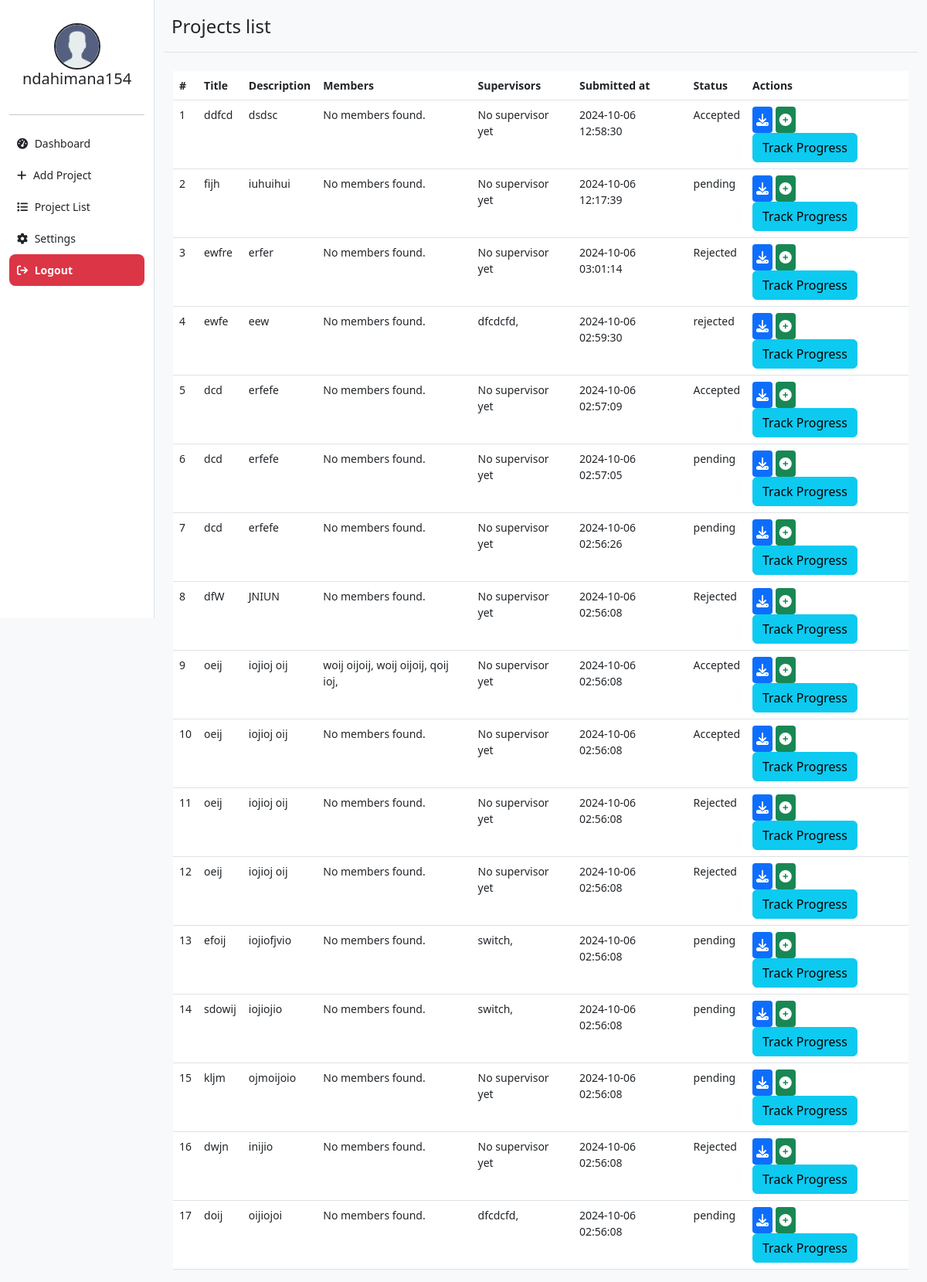
Screenshot of /student/view_projects.php (signed in) with the database file from the repository.
### tables this page shows
CREATE TABLE `studentsprojects` (
  `id` int(11) NOT NULL,
  `title` varchar(255) NOT NULL,
  `description` text NOT NULL,
  `file_name` text NOT NULL,
  `student_id` int(11) NOT NULL,
  `status` varchar(255) NOT NULL DEFAULT 'pending',
  `created_at` varchar(255) NOT NULL DEFAULT current_timestamp()
);

CREATE TABLE `supervisor_project_assignment` (
  `id` int(11) NOT NULL,
  `supervisor_id` int(11) NOT NULL,
  `project_id` int(11) NOT NULL,
  `assigned_date` timestamp NOT NULL DEFAULT current_timestamp()
);

CREATE TABLE `users` (
  `id` int(11) NOT NULL,
  `names` varchar(255) NOT NULL,
  `email` varchar(255) NOT NULL,
  `password` varchar(255) NOT NULL,
  `role` varchar(255) NOT NULL
);

CREATE TABLE `project_members` (
  `id` int(11) NOT NULL,
  `project_id` int(11) NOT NULL,
  `student_id` int(11) NOT NULL,
  `role` varchar(50) NOT NULL
);

CREATE TABLE `students` (
  `id` int(11) NOT NULL,
  `firstname` varchar(255) NOT NULL,
  `lastname` varchar(255) NOT NULL,
  `email` varchar(255) NOT NULL,
  `phone` varchar(255) NOT NULL,
  `password` varchar(255) NOT NULL,
  `regno` varchar(255) DEFAULT NULL,
  `class` varchar(255) DEFAULT NULL,
  `profilepicture` varchar(255) DEFAULT NULL
);

### student/view_projects.php (the view, shortened to what this page needs)
<?php
include "../php/connect.php";
?>
<!DOCTYPE html>
<html lang="en">
<head>
    <link rel="stylesheet" href="https://cdn.jsdelivr.net/npm/bootstrap@5.3.0/dist/css/bootstrap.min.css">
    <link rel="stylesheet" href="https://cdnjs.cloudflare.com/ajax/libs/font-awesome/6.6.0/css/all.min.css" />
    <link rel="stylesheet" type="text/css" href="../assets/css/styles.css">
</head>
<body>
    <div class="container-fluid">
        <div class="row">
            <?php include "../components/studentsSidebar.php" ?>
            <div class="col-md-10">
                <div class="dashboard-header">
                    <h1 class="">Projects list</h1>
                </div>
                <div class="container mt-4">
                    <table class="table">
                        <thead>
                            <tr>
                                <th>
                                    #
                                </th>
                                <th>
                                    Title
                                </th>
                                <th>
                                    Description
                                </th>
                                <th>
                                    Members
                                </th>
                                <th>
                                    Supervisors
                                </th>
                                <th>
                                    Submitted at
                                </th>
                                <th>
                                    Status
                                </th>
                                <th>
                                    Actions
                                </th>
                            </tr>
                        </thead>
                        <tbody>
                            <?php
                            $result = mysqli_query($conn, "SELECT * from studentsprojects WHERE student_id ='$userId' ORDER BY created_at DESC");
                            if (mysqli_num_rows($result) > 0) {
                                $count = 1;
                                while ($row = mysqli_fetch_assoc($result)) {
                                    echo "<tr>";
                                    echo "<td>" . $count++ . "</td>";
                                    echo "<td>" . $row['title'] . "</td>";
                                    echo "<td>" . $row['description'] . "</td>";
                            ?>
                                    <td>
                                        <?php
                                        $membersResult = mysqli_query($conn, "SELECT * FROM project_members,students WHERE project_id ='" . $row['id'] . "' AND project_members.student_id = students.id");
                                        if (mysqli_num_rows($membersResult) > 0) {
                                            while ($membersCount = mysqli_fetch_assoc($membersResult)) {
                                                echo $membersCount["firstname"] . " " . $membersCount["lastname"] . ", ";
                                            }
                                        } else {
                                            echo "No members found.";
                                        }
                                        ?>
                                    </td>
                                    <td>
                                        <?php
                                        $supervisorsResult = mysqli_query($conn, "SELECT * FROM supervisor_project_assignment WHERE project_id ='" . $row['id'] . "'");
                                        if (mysqli_num_rows($supervisorsResult) > 0) {
                                            while ($supervisorCount = mysqli_fetch_assoc($supervisorsResult)) {
                                                $supervisorId = $supervisorCount['supervisor_id'];
                                                $supervisorResult = mysqli_query($conn, "SELECT * FROM users WHERE id = '$supervisorId'");
                                                $supervisorRow = mysqli_fetch_assoc($supervisorResult);
                                                echo $supervisorRow['names'] . ", ";
                                            }
                                        } else {
                                            echo "No supervisor yet";
                                        }
                                        ?>
                                    </td>
                                    <?php
                                    echo "<td>" . $row['created_at'] . "</td>";
                                    echo "<td>" . $row['status'] . "</td>";
                                    ?>
                                    <td>
                                        <a href='../assets/projects/" . urlencode($row["file_name"]) . "' class='action_button btn btn-primary' download>
                                            <i class='fa fa-download'></i>
                                        </a>
                                        <a href=" add_project_member.php?project_id=<?php echo $row['id']; ?>"
                                            title="Add project member"
                                            class="action_button btn btn-success">
                                            <i class="fa fa-plus-circle"></i>
                                        </a>
                                        <a href="track_progress.php?project_id=<?php echo $row['id']; ?>" class="btn btn-info">Track Progress</a>
                                    </td>
                            <?php
                                    echo "</tr>";
                                }
                            }
                            ?>
                        </tbody>
                    </table>
                </div>
            </div>
        </div>
    </div>
</body>
</html>

### components/studentsSidebar.php (shortened to what this page needs)
<?php
$userId = $_SESSION['user_id'];
?>
<div class="col-md-2 sidebar">
    <div class="profile-section">
        <img src="../assets/images/user.png" alt="Profile Image" class="profile-img">
        <div>
            <h5>
                <?php
                $email = $_SESSION['user']['email'];
                $email_parts = explode('@', $email);
                $username = $email_parts[0];
                echo $username;
                ?>
            </h5>
        </div>
    </div>
    <hr>
    <a href="dashboard.php">
        <i class="fa fa-tachometer-alt" style="margin-right: 5px;"></i>
        Dashboard
    </a>
    <a href="add_project.php">
        <i class="fa fa-plus" style="margin-right: 5px;"></i>
        Add Project
    </a>
    <a href="view_projects.php">
        <i class="fa fa-list" style="margin-right: 5px;"></i>
        Project List
    </a>
    <a href="settings.php">
        <i class="fa fa-cog" style="margin-right: 5px;"></i>
        Settings
    </a>
    <a href="../php/logout.php" class="logout bg-danger" style="border-radius: 8px; padding: 10px; color: white; text-decoration: none;">
        <i class="fa fa-sign-out" style="margin-right: 5px;"></i>
        Logout
    </a>
</div>

### assets/css/styles.css (style rules this page uses)
body { background-color: #f8f9fa; font-size: 14px; }
a { text-decoration: none; }
.sidebar { background-color: #ffffff; height: 100vh; padding-top: 20px; border-right: 1px solid #dee2e6; }
.sidebar a { color: #212529; text-decoration: none; padding: 10px; display: block; }
.profile-section { display: flex; flex-direction: column; align-items: center; padding: 10px; }
.profile-img { width: 60px; height: 60px; border-radius: 50%; border: 2px solid #212529; }
.dashboard-header { border-bottom: 1px solid #dee2e6; padding: 10px; margin-top: 10px; }
.dashboard-header h1 { font-size: 24px; }
.action_button { color: white; border: none; padding: 5px 5px; border-radius: 4px; cursor: pointer; }
.logout { border-radius: 10px; color: #dee2e6; font-weight: bold; }

### rows the page displays
studentsprojects: title "ddfcd", description "dsdsc", shows "No members found.", shows "No supervisor yet", created_at "2024-10-06 12:58:30", status "Accepted"
studentsprojects: title "fijh", description "iuhuihui", shows "No members found.", shows "No supervisor yet", created_at "2024-10-06 12:17:39", status "pending"
studentsprojects: title "ewfre", description "erfer", shows "No members found.", shows "No supervisor yet", created_at "2024-10-06 03:01:14", status "Rejected"
studentsprojects: title "ewfe", description "eew", shows "No members found.", created_at "2024-10-06 02:59:30", status "rejected"
supervisor_project_assignment: supervisor.names "dfcdcfd"
studentsprojects: title "dcd", description "erfefe", shows "No members found.", shows "No supervisor yet", created_at "2024-10-06 02:57:09", status "Accepted"
studentsprojects: title "dcd", description "erfefe", shows "No members found.", shows "No supervisor yet", created_at "2024-10-06 02:57:05", status "pending"
studentsprojects: title "dcd", description "erfefe", shows "No members found.", shows "No supervisor yet", created_at "2024-10-06 02:56:26", status "pending"
studentsprojects: title "dfW", description "JNIUN", shows "No members found.", shows "No supervisor yet", created_at "2024-10-06 02:56:08", status "Rejected"
studentsprojects: title "oeij", description "iojioj oij", shows "No supervisor yet", created_at "2024-10-06 02:56:08", status "Accepted"
project_members: student.firstname "woij", student.lastname "oijoij"
project_members: student.firstname "woij", student.lastname "oijoij"
project_members: student.firstname "qoij", student.lastname "ioj"
studentsprojects: title "oeij", description "iojioj oij", shows "No members found.", shows "No supervisor yet", created_at "2024-10-06 02:56:08", status "Accepted"
studentsprojects: title "oeij", description "iojioj oij", shows "No members found.", shows "No supervisor yet", created_at "2024-10-06 02:56:08", status "Rejected"
studentsprojects: title "oeij", description "iojioj oij", shows "No members found.", shows "No supervisor yet", created_at "2024-10-06 02:56:08", status "Rejected"
studentsprojects: title "efoij", description "iojiofjvio", shows "No members found.", created_at "2024-10-06 02:56:08", status "pending"
supervisor_project_assignment: supervisor.names "switch"
studentsprojects: title "sdowij", description "iojiojio", shows "No members found.", created_at "2024-10-06 02:56:08", status "pending"
supervisor_project_assignment: supervisor.names "switch"
studentsprojects: title "kljm", description "ojmoijoio", shows "No members found.", shows "No supervisor yet", created_at "2024-10-06 02:56:08", status "pending"
studentsprojects: title "dwjn", description "inijio", shows "No members found.", shows "No supervisor yet", created_at "2024-10-06 02:56:08", status "Rejected"
studentsprojects: title "doij", description "oijiojoi", shows "No members found.", created_at "2024-10-06 02:56:08", status "pending"
supervisor_project_assignment: supervisor.names "dfcdcfd"

### other values shown
$username "ndahimana154"
